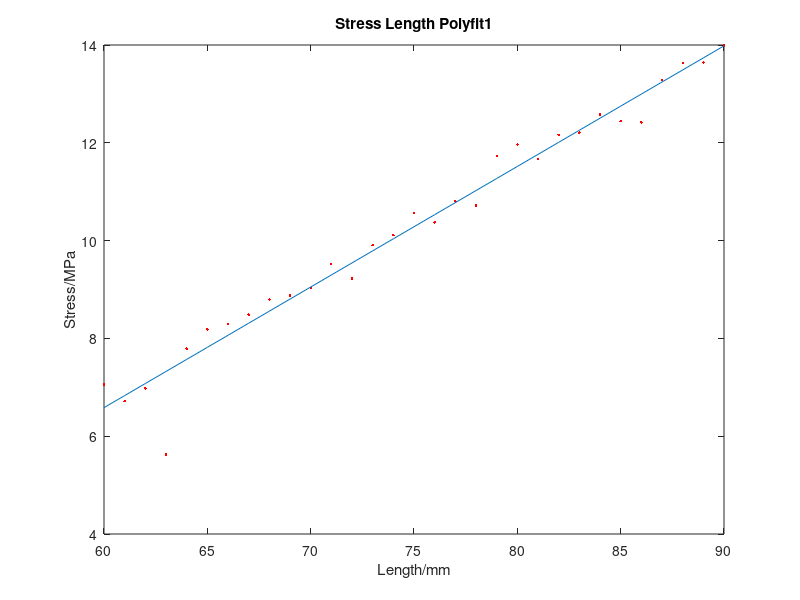

This chart was generated by the following MATLAB code:
clc;
close all;
tic;

M = csvread('rual.csv');% read edited csvfile
L_data = M(1,:);% row #1: arm length data
M_data = M(2,:);% row #2: mass data
ST_data = M(4,:);% row #4: stress data

coeff = polyfit(L_data,ST_data,1);% polynomial function fitting (1 as linear)
figure(1)
plot(L_data,ST_data,'r.',L_data,polyval(coeff,L_data));% plot linear curve
title('Stress Length Polyfit1');
xlabel('Length/mm');
ylabel('Stress/MPa');

toc;